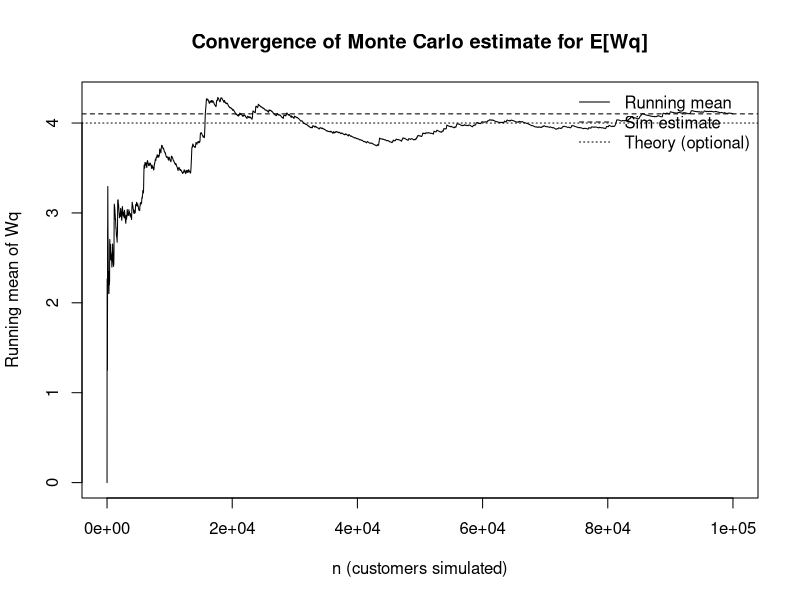

Recreate this plot in R.
############################################################
# M/M/1 Queue Simulation (Monte Carlo) — waiting time in queue
# θ = E[Wq] where Wq = waiting time before service starts
############################################################

set.seed(123)

# ---- Parameters (edit if you want) ----
lambda <- 0.8   # arrival rate λ
mu     <- 1.0   # service rate μ
N      <- 100000  # number of customers to simulate

stopifnot(lambda > 0, mu > 0)
if (lambda >= mu) stop("Need λ < μ for a stable M/M/1 queue (rho < 1).")

# ---- Generate interarrival and service times ----
A <- rexp(N, rate = lambda)  # interarrival times
S <- rexp(N, rate = mu)      # service times

# ---- Simulate the queue ----
t_arr <- numeric(N)   # arrival times
b_srv <- numeric(N)   # service start times
d_dep <- numeric(N)   # departure times
Wq    <- numeric(N)   # waiting times in queue

t_arr[1] <- A[1]
b_srv[1] <- t_arr[1]
d_dep[1] <- b_srv[1] + S[1]
Wq[1]    <- 0

for (i in 2:N) {
  t_arr[i] <- t_arr[i-1] + A[i]
  b_srv[i] <- max(t_arr[i], d_dep[i-1])
  d_dep[i] <- b_srv[i] + S[i]
  Wq[i]    <- b_srv[i] - t_arr[i]
}

# ---- Monte Carlo estimate + MCSE ----
theta_hat <- mean(Wq)
mcse      <- sd(Wq) / sqrt(N)

cat("M/M/1 queue simulation\n")
cat("lambda =", lambda, " mu =", mu, " N =", N, "\n")
cat("Estimate theta = E[Wq] =", theta_hat, "\n")
cat("MCSE =", mcse, "\n")

# ---- Optional: theoretical value for M/M/1 waiting time in queue ----
# E[Wq] = lambda / (mu * (mu - lambda))
theta_theory <- lambda / (mu * (mu - lambda))
cat("Theory E[Wq] =", theta_theory, "\n")
cat("Abs error =", abs(theta_hat - theta_theory), "\n")

# ---- Minimal convergence diagnostic: running mean plot ----
running_mean <- cumsum(Wq) / seq_along(Wq)

plot(running_mean, type = "l",
     xlab = "n (customers simulated)",
     ylab = "Running mean of Wq",
     main = "Convergence of Monte Carlo estimate for E[Wq]")

abline(h = theta_hat, lty = 2)     # simulated estimate
abline(h = theta_theory, lty = 3)  # theory (optional)
legend("topright",
       legend = c("Running mean", "Sim estimate", "Theory (optional)"),
       lty = c(1, 2, 3),
       bty = "n")

